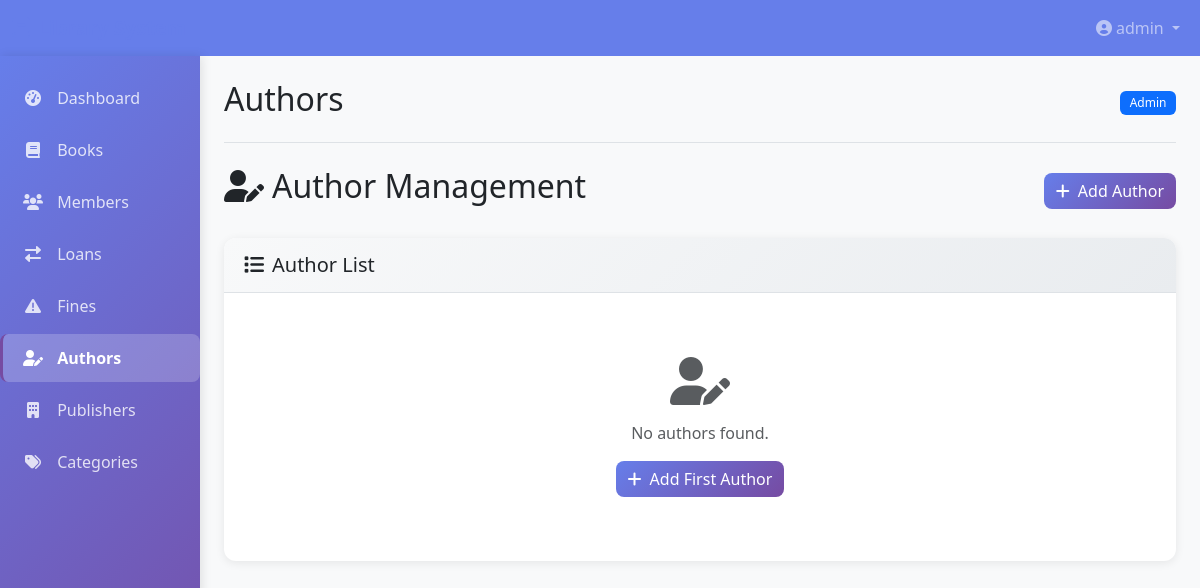
The page /authors (signed in) on the database as committed earlier.
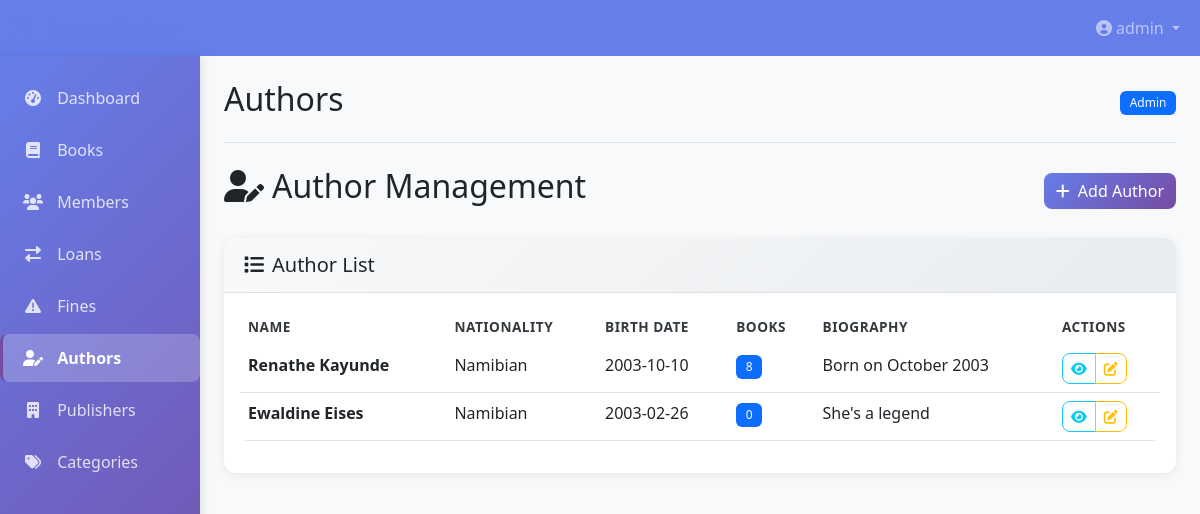
The same page on the database as committed later.
### app.py (models this page shows)
class Author(db.Model):
    id = db.Column(db.Integer, primary_key=True)
    name = db.Column(db.String(200), nullable=False)
    biography = db.Column(db.Text)
    birth_date = db.Column(db.Date)
    nationality = db.Column(db.String(100))
    created_at = db.Column(db.DateTime, default=datetime.utcnow)
    books = db.relationship('Book', backref='author', lazy=True)

### app.py (the view)
@app.route('/authors')
@login_required
def authors():
    if current_user.role not in ['admin', 'librarian']:
        flash('Access denied', 'error')
        return redirect(url_for('dashboard'))
    authors = Author.query.all()
    form = AuthorForm()
    current_date = date.today().isoformat()  # Add this line
    return render_template('authors.html', title='Authors', authors=authors, form=form, current_date=current_date)

### app.py (called while the page is built)
@login_manager.user_loader
def load_user(user_id):
    return User.query.get(int(user_id))

### templates/authors.html (shortened to what the changed rows need)
{% extends "base.html" %}
{% block content %}
<div class="d-flex justify-content-between align-items-center mb-4">
    <h2><i class="fas fa-user-edit me-2"></i>Author Management</h2>
</div>
<div class="card">
    <div class="card-body">
        {% if authors %}
        <div class="table-responsive">
            <table class="table table-hover">
                <thead>
                    <tr>
                        <th>Name</th>
                        <th>Nationality</th>
                        <th>Birth Date</th>
                        <th>Books</th>
                        <th>Biography</th>
                        <th>Actions</th>
                    </tr>
                </thead>
                <tbody>
                    {% for author in authors %}
                    <tr>
                        <td>
                            <div class="fw-bold">{{ author.name }}</div>
                        </td>
                        <td>{{ author.nationality or 'N/A' }}</td>
                        <td>{{ author.birth_date.strftime('%Y-%m-%d') if author.birth_date else 'N/A' }}</td>
                        <td>
                            <span class="badge bg-primary">{{ author.books|length }}</span>
                        </td>
                        <td>
                            {% if author.biography %}
                            <span class="d-inline-block text-truncate" style="max-width: 200px;">
                                {{ author.biography }}
                            </span>
                            {% else %}
                            <span class="text-muted">No biography</span>
                            {% endif %}
                        </td>
                        <td>
                            <div class="btn-group">
                                <button class="btn btn-sm btn-outline-info view-author-btn"
                                        data-author-id="{{ author.id }}"
                                        data-author-name="{{ author.name }}"
                                        data-author-nationality="{{ author.nationality or 'N/A' }}"
                                        data-author-birth-date="{{ author.birth_date.strftime('%Y-%m-%d') if author.birth_date else 'N/A' }}"
                                        data-author-biography="{{ author.biography or 'No biography available' }}"
                                        data-author-books-count="{{ author.books|length }}"
                                        title="View Details">
                                    <i class="fas fa-eye"></i>
                                </button>
                                {% if current_user.role in ['admin', 'librarian'] %}
                                <button class="btn btn-sm btn-outline-warning edit-author-btn"
                                        data-author-id="{{ author.id }}"
                                        data-author-name="{{ author.name }}"
                                        data-author-nationality="{{ author.nationality or '' }}"
                                        data-author-birth-date="{{ author.birth_date.strftime('%Y-%m-%d') if author.birth_date else '' }}"
                                        data-author-biography="{{ author.biography or '' }}"
                                        title="Edit Author">
                                    <i class="fas fa-edit"></i>
                                </button>
                                {% endif %}
                            </div>
                        </td>
                    </tr>
                    {% endfor %}
                </tbody>
            </table>
        </div>
        {% else %}
        <div class="text-center py-5">
            <i class="fas fa-user-edit fa-3x text-muted mb-3"></i>
            <p class="text-muted">No authors found.</p>
            {% if current_user.role in ['admin', 'librarian'] %}
            <button class="btn btn-primary" data-bs-toggle="modal" data-bs-target="#addAuthorModal">
                <i class="fas fa-plus me-2"></i>Add First Author
            </button>
            {% endif %}
        </div>
        {% endif %}
    </div>
</div>
{% endblock %}

Rows that differ between the two databases and show on the page:
added Author: name "Renathe Kayunde", nationality "Namibian", birth_date "2003-10-10", books|length "8", biography "Born on October 2003"
added Author: name "Ewaldine Eises", nationality "Namibian", birth_date "2003-02-26", books|length "0", biography "She's a legend"
Other text that changed with them:
text no longer shown: "No authors found. Add First Author"
text now shown: "NAME NATIONALITY BIRTH DATE BOOKS BIOGRAPHY ACTIONS"
